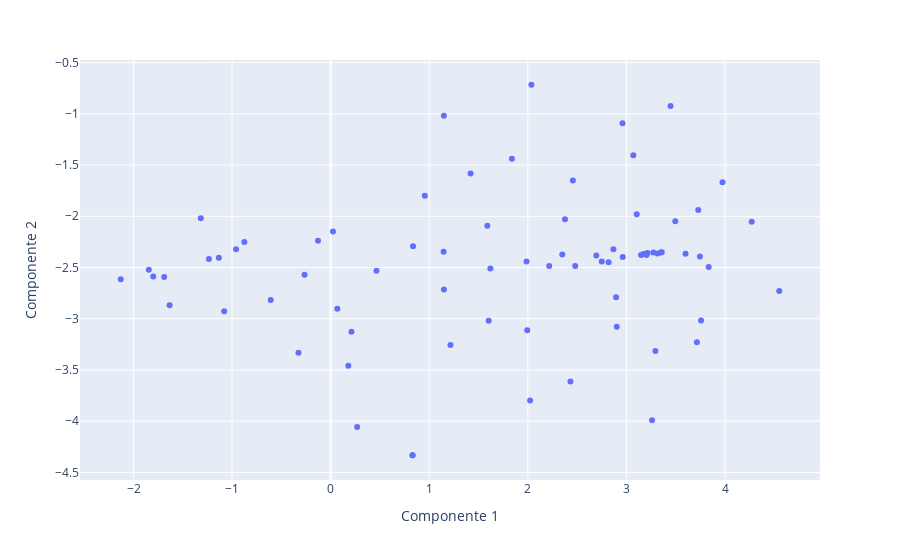

The notebook cell saved with this chart:
### Markdown cell above
Se grafica:

### Code cell
#Se grafica
fig = px.scatter(data_tsne, x='Componente 1', y='Componente 2')
fig.show()

### Figure 1 — Plotly figure (JSON) as saved in the notebook; plotly's stock layout.template omitted (floating-point values rounded to 4 significant figures)
{"data": [{"hovertemplate": "Componente 1=%{x}<br>Componente 2=%{y}<extra></extra>", "legendgroup": "", "marker": {"color": "#636efa", "symbol": "circle"}, "mode": "markers", "name": "", "orientation": "v", "showlegend": false, "type": "scatter", "x": [0.2683, 1.146, 1.62, 3.358, 3.173, 3.26, -1.08, -1.845, 3.715, 3.07, 1.148, 1.987, 0.2104, -1.235, 0.8304, 0.465, 1.839, -2.129, 3.835, -1.8, 3.315, 1.215, 3.148, -1.634, -1.317, 1.419, 3.348, -0.8754, 1.994, 3.496, 2.75, -1.135, 1.149, 3.6, -0.3266, 0.9548, 3.104, 3.975, 2.819, 0.1789, -1.689, -0.6083, 2.036, 4.271, 2.349, -0.2647, 2.96, -0.1287, 3.448, 3.204, -0.9596, 2.432, 1.589, 3.746, 3.274, 2.902, 1.603, 0.02342, 2.217, 3.214, 0.8356, 2.457, 3.729, 3.208, 2.868, 2.962, 2.694, 2.48, 3.294, 0.06743, 2.895, 2.377, 4.55, 3.757, 2.023, 0.8304], "xaxis": "x", "y": [-4.056, -2.346, -2.51, -2.351, -2.369, -3.992, -2.926, -2.522, -3.23, -1.404, -1.019, -2.442, -3.127, -2.417, -4.332, -2.531, -1.439, -2.614, -2.496, -2.587, -2.364, -3.255, -2.378, -2.867, -2.019, -1.582, -2.353, -2.25, -3.112, -2.05, -2.442, -2.406, -2.714, -2.366, -3.332, -1.799, -1.981, -1.668, -2.448, -3.458, -2.593, -2.818, -0.7161, -2.052, -2.374, -2.571, -1.093, -2.239, -0.9224, -2.378, -2.323, -3.612, -2.093, -2.392, -2.354, -3.079, -3.019, -2.149, -2.486, -2.36, -2.292, -1.65, -1.937, -2.36, -2.323, -2.397, -2.383, -2.486, -3.315, -2.902, -2.79, -2.029, -2.729, -3.017, -3.798, -4.332], "yaxis": "y"}], "layout": {"legend": {"tracegroupgap": 0}, "margin": {"t": 60}, "xaxis": {"anchor": "y", "domain": [0, 1], "title": {"text": "Componente 1"}}, "yaxis": {"anchor": "x", "domain": [0, 1], "title": {"text": "Componente 2"}}}}
